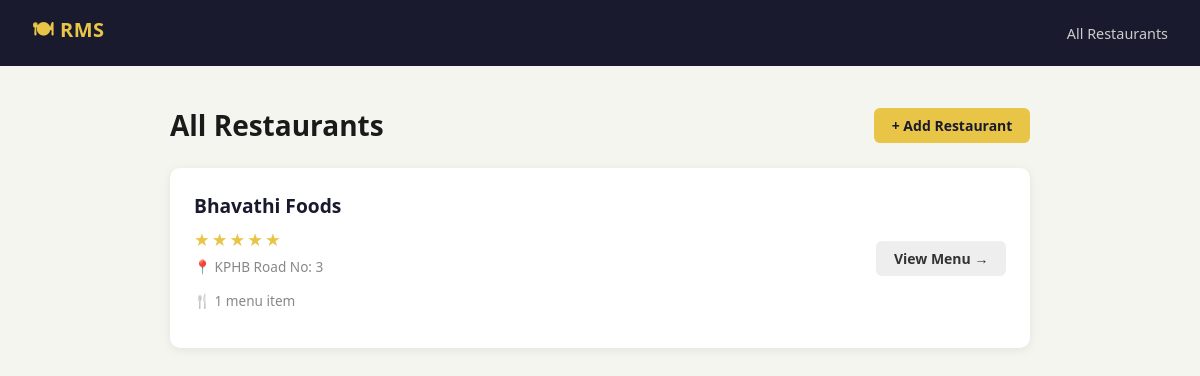
The page / on the database its author committed.
### core/models.py (models this page shows, shortened)
class Restaurant(models.Model):
    name        = models.CharField(max_length=255)
    description = models.TextField()
    address     = models.CharField(max_length=500)
    rating      = models.IntegerField(
        validators=[MinValueValidator(1), MaxValueValidator(5)]
    )
    created_at  = models.DateTimeField(auto_now_add=True)
    updated_at  = models.DateTimeField(auto_now=True)
    class Meta:
        ordering = ["-created_at"]
        verbose_name_plural = "Restaurants"
    def get_star_display(self):
        return "★" * self.rating + "☆" * (5 - self.rating)

### core/views.py (the view)
# urls.py: path("",                    views.restaurant_list,   name="restaurant_list"),
def restaurant_list(request):
    restaurants = Restaurant.objects.all()
    return render(request, "core/restaurant_list.html", {"restaurants": restaurants})

### core/templates/core/restaurant_list.html (shortened to what this page needs)
{% extends "core/base.html" %}
{% block content %}
<div style="display:flex; align-items:center; justify-content:space-between; margin-bottom:1.5rem;">
  <h1 style="margin:0;">All Restaurants</h1>
  <a href="{% url 'core:restaurant_create' %}" class="btn btn-primary">+ Add Restaurant</a>
</div>
{% if restaurants %}
  {% for r in restaurants %}
  <div class="card" style="display:flex; align-items:center; justify-content:space-between; gap:1rem;">
    <div style="flex:1;">
      <h2>
        <a href="{% url 'core:restaurant_detail' r.pk %}" style="text-decoration:none; color:#1a1a2e;">
          {{ r.name }}
        </a>
      </h2>
      <span class="stars">{{ r.get_star_display }}</span>
      <p class="meta" style="margin-top:.4rem;">📍 {{ r.address }}</p>
      <p class="meta">🍴 {{ r.menu_items.count }} menu item{{ r.menu_items.count|pluralize }}</p>
    </div>
    <a href="{% url 'core:restaurant_detail' r.pk %}" class="btn btn-secondary" style="white-space:nowrap;">
      View Menu →
    </a>
  </div>
  {% endfor %}
{% endif %}
{% endblock %}

### core/templates/core/base.html (style rules this page uses)
*, *::before, *::after { box-sizing: border-box; margin: 0; padding: 0; }
body { font-family: 'Segoe UI', system-ui, sans-serif; background: #f5f5f0; color: #1a1a1a; min-height: 100vh; }
.btn { display: inline-block; padding: .5rem 1.1rem; border-radius: 6px; font-size: .875rem; font-weight: 600; text-decoration: none; cursor: pointer; border: none; transition: opacity .2s, transform .1s; }
.btn-primary { background: #e8c547; color: #1a1a2e; }
.btn-secondary { background: #eee; color: #333; }
.card { background: #fff; border-radius: 10px; box-shadow: 0 2px 8px rgba(0,0,0,.08); padding: 1.5rem; margin-bottom: 1rem; }
p { margin-bottom: .9rem; }
h1 { font-size: 1.75rem; margin-bottom: 1.25rem; }
h2 { font-size: 1.2rem; margin-bottom: .5rem; }
.stars { color: #e8c547; font-size: 1.1rem; letter-spacing: 2px; }
.meta { color: #888; font-size: .85rem; }

### rows shown on the page
Restaurant: name "Bhavathi Foods", star "★★★★★", address "KPHB Road No: 3", menu_items.count "1"
